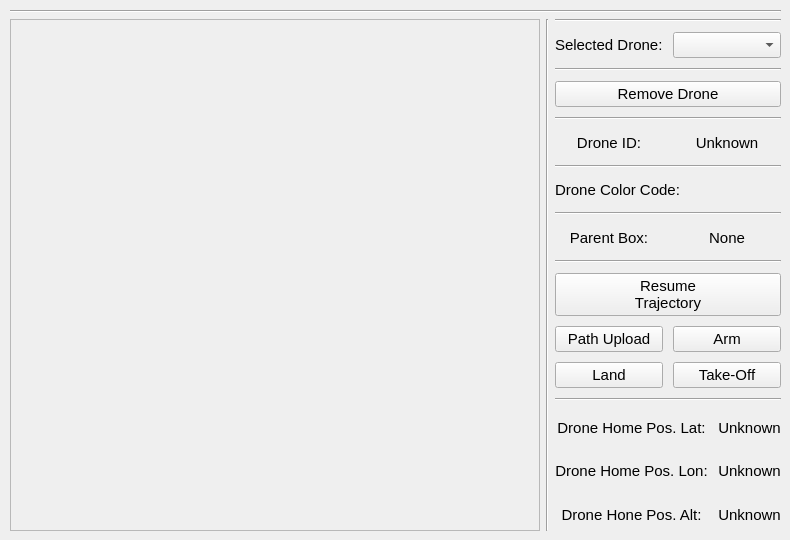
          <widget class="QWidget" name="drone_tab">
           <attribute name="icon">
            <iconset resource="../resources/resources.qrc">
             <normaloff>:/resources/icons/drone.png</normaloff>:/resources/icons/drone.png</iconset>
           </attribute>
           <attribute name="title">
            <string>Drone</string>
           </attribute>
           <widget class="QWidget" name="verticalLayoutWidget_2">
            <property name="geometry">
             <rect>
              <x>10</x>
              <y>10</y>
              <width>771</width>
              <height>521</height>
             </rect>
            </property>
            <layout class="QVBoxLayout" name="verticalLayout_4" stretch="0,10">
             <item>
              <widget class="Line" name="line_7">
               <property name="orientation">
                <enum>Qt::Horizontal</enum>
               </property>
              </widget>
             </item>
             <item>
              <layout class="QHBoxLayout" name="horizontalLayout_9" stretch="10,0,0">
               <item>
                <widget class="QFrame" name="frame_drone">
                 <property name="frameShape">
                  <enum>QFrame::StyledPanel</enum>
                 </property>
                 <property name="frameShadow">
                  <enum>QFrame::Raised</enum>
                 </property>
                </widget>
               </item>
               <item>
                <widget class="Line" name="line_15">
                 <property name="orientation">
                  <enum>Qt::Vertical</enum>
                 </property>
                </widget>
               </item>
               <item>
                <layout class="QVBoxLayout" name="verticalLayout_5" stretch="0,0,0,0,0,0,0,0,0,0,0">
                 <property name="spacing">
                  <number>10</number>
                 </property>
                 <item>
                  <widget class="Line" name="line_10">
                   <property name="orientation">
                    <enum>Qt::Horizontal</enum>
                   </property>
                  </widget>
                 </item>
                 <item>
                  <layout class="QHBoxLayout" name="horizontalLayout_12">
                   <item>
                    <widget class="QLabel" name="label">
                     <property name="font">
                      <font>
                       <pointsize>11</pointsize>
                       <weight>50</weight>
                       <bold>false</bold>
                      </font>
                     </property>
                     <property name="text">
                      <string>Selected Drone:</string>
                     </property>
                    </widget>
                   </item>
                   <item>
                    <widget class="QComboBox" name="droneComboBox">
                     <property name="font">
                      <font>
                       <pointsize>11</pointsize>
                       <weight>50</weight>
                       <bold>false</bold>
                      </font>
                     </property>
                    </widget>
                   </item>
                  </layout>
                 </item>
                 <item>
                  <widget class="Line" name="line_8">
                   <property name="orientation">
                    <enum>Qt::Horizontal</enum>
                   </property>
                  </widget>
                 </item>
                 <item>
                  <widget class="QPushButton" name="removeDroneButton">
                   <property name="font">
                    <font>
                     <pointsize>11</pointsize>
                     <weight>50</weight>
                     <bold>false</bold>
                    </font>
                   </property>
                   <property name="text">
                    <string>Remove Drone</string>
                   </property>
                   <property name="icon">
                    <iconset resource="../resources/resources.qrc">
                     <normaloff>:/resources/icons/remove_drone.png</normaloff>:/resources/icons/remove_drone.png</iconset>
                   </property>
                  </widget>
                 </item>
                 <item>
                  <widget class="Line" name="line_3">
                   <property name="orientation">
                    <enum>Qt::Horizontal</enum>
                   </property>
                  </widget>
                 </item>
                 <item>
                  <layout class="QVBoxLayout" name="verticalLayout_7">
                   <item>
                    <layout class="QHBoxLayout" name="horizontalLayout_10">
                     <item>
                      <widget class="QLabel" name="label_3">
                       <property name="font">
                        <font>
                         <pointsize>11</pointsize>
                         <weight>50</weight>
                         <bold>false</bold>
                        </font>
                       </property>
                       <property name="text">
                        <string>Drone ID:</string>
                       </property>
                       <property name="alignment">
                        <set>Qt::AlignCenter</set>
                       </property>
                      </widget>
                     </item>
                     <item>
                      <widget class="QLabel" name="droneIdLabel">
                       <property name="font">
                        <font>
                         <pointsize>11</pointsize>
                         <weight>50</weight>
                         <bold>false</bold>
                        </font>
                       </property>
                       <property name="text">
                        <string>Unknown</string>
                       </property>
                       <property name="alignment">
                        <set>Qt::AlignCenter</set>
                       </property>
                      </widget>
                     </item>
                    </layout>
                   </item>
                   <item>
                    <widget class="Line" name="line_6">
                     <property name="orientation">
                      <enum>Qt::Horizontal</enum>
                     </property>
                    </widget>
                   </item>
                   <item>
                    <layout class="QHBoxLayout" name="horizontalLayout_13">
                     <item>
                      <widget class="QLabel" name="label_5">
                       <property name="font">
                        <font>
                         <pointsize>11</pointsize>
                         <weight>50</weight>
                         <bold>false</bold>
                        </font>
                       </property>
                       <property name="text">
                        <string>Drone Color Code:</string>
                       </property>
                       <property name="alignment">
                        <set>Qt::AlignCenter</set>
                       </property>
                      </widget>
                     </item>
                     <item>
                      <widget class="QLabel" name="droneColorCodeLabel">
                       <property name="font">
                        <font>
                         <pointsize>11</pointsize>
                         <weight>50</weight>
                         <bold>false</bold>
                        </font>
                       </property>
                       <property name="text">
                        <string/>
                       </property>
                       <property name="alignment">
                        <set>Qt::AlignCenter</set>
                       </property>
                      </widget>
                     </item>
                    </layout>
                   </item>
                   <item>
                    <widget class="Line" name="line_9">
                     <property name="orientation">
                      <enum>Qt::Horizontal</enum>
                     </property>
                    </widget>
                   </item>
                   <item>
                    <layout class="QHBoxLayout" name="horizontalLayout_15">
                     <item>
                      <widget class="QLabel" name="label_6">
                       <property name="font">
                        <font>
                         <pointsize>11</pointsize>
                         <weight>50</weight>
                         <bold>false</bold>
                        </font>
                       </property>
                       <property name="text">
                        <string>Parent Box:</string>
                       </property>
                       <property name="alignment">
                        <set>Qt::AlignCenter</set>
                       </property>
                      </widget>
                     </item>
                     <item>
                      <widget class="QLabel" name="parentBoxLabel">
                       <property name="font">
                        <font>
                         <pointsize>11</pointsize>
                         <weight>50</weight>
                         <bold>false</bold>
                        </font>
                       </property>
                       <property name="text">
                        <string>None</string>
                       </property>
                       <property name="alignment">
                        <set>Qt::AlignCenter</set>
                       </property>
                      </widget>
                     </item>
                    </layout>
                   </item>
                  </layout>
                 </item>
                 <item>
                  <widget class="Line" name="line_23">
                   <property name="orientation">
                    <enum>Qt::Horizontal</enum>
                   </property>
                  </widget>
                 </item>
                 <item>
                  <widget class="QPushButton" name="resumeTrajectoryButton">
                   <property name="font">
                    <font>
                     <pointsize>11</pointsize>
                     <weight>50</weight>
                     <bold>false</bold>
                    </font>
                   </property>
                   <property name="text">
                    <string>Resume
Trajectory</string>
                   </property>
                   <property name="icon">
                    <iconset resource="../resources/resources.qrc">
                     <normaloff>:/resources/icons/resume.png</normaloff>:/resources/icons/resume.png</iconset>
                   </property>
                  </widget>
                 </item>
                 <item>
                  <layout class="QGridLayout" name="gridLayout_3">
                   <item row="1" column="0">
                    <widget class="QPushButton" name="pushButton_5">
                     <property name="font">
                      <font>
                       <pointsize>11</pointsize>
                       <weight>50</weight>
                       <bold>false</bold>
                      </font>
                     </property>
                     <property name="text">
                      <string>Path Upload</string>
                     </property>
                     <property name="icon">
                      <iconset resource="../resources/resources.qrc">
                       <normaloff>:/resources/icons/path.png</normaloff>:/resources/icons/path.png</iconset>
                     </property>
                    </widget>
                   </item>
                   <item row="1" column="1">
                    <widget class="QPushButton" name="pushButton">
                     <property name="font">
                      <font>
                       <pointsize>11</pointsize>
                       <weight>50</weight>
                       <bold>false</bold>
                      </font>
                     </property>
                     <property name="text">
                      <string>Arm</string>
                     </property>
                     <property name="icon">
                      <iconset resource="../resources/resources.qrc">
                       <normaloff>:/resources/icons/arm_drone.png</normaloff>:/resources/icons/arm_drone.png</iconset>
                     </property>
                    </widget>
                   </item>
                   <item row="4" column="1">
                    <widget class="QPushButton" name="pushButton_3">
                     <property name="font">
                      <font>
                       <pointsize>11</pointsize>
                       <weight>50</weight>
                       <bold>false</bold>
                      </font>
                     </property>
                     <property name="text">
                      <string>Take-Off</string>
                     </property>
                     <property name="icon">
                      <iconset resource="../resources/resources.qrc">
                       <normaloff>:/resources/icons/drone_takeoff.png</normaloff>:/resources/icons/drone_takeoff.png</iconset>
                     </property>
                    </widget>
                   </item>
                   <item row="4" column="0">
                    <widget class="QPushButton" name="pushButton_2">
                     <property name="font">
                      <font>
                       <pointsize>11</pointsize>
                       <weight>50</weight>
                       <bold>false</bold>
                      </font>
                     </property>
                     <property name="text">
                      <string>Land</string>
                     </property>
                     <property name="icon">
                      <iconset resource="../resources/resources.qrc">
                       <normaloff>:/resources/icons/drone_land.png</normaloff>:/resources/icons/drone_land.png</iconset>
                     </property>
                    </widget>
                   </item>
                  </layout>
                 </item>
                 <item>
                  <widget class="Line" name="line_16">
                   <property name="orientation">
                    <enum>Qt::Horizontal</enum>
                   </property>
                  </widget>
                 </item>
                 <item>
                  <layout class="QGridLayout" name="gridLayout_6">
                   <item row="1" column="0">
                    <widget class="QLabel" name="drone_longitude_label">
                     <property name="font">
                      <font>
                       <pointsize>11</pointsize>
                       <weight>50</weight>
                       <bold>false</bold>
                      </font>
                     </property>
                     <property name="text">
                      <string>Drone Home Pos. Lon:</string>
                     </property>
                     <property name="alignment">
                      <set>Qt::AlignCenter</set>
                     </property>
                    </widget>
                   </item>
                   <item row="0" column="0">
                    <widget class="QLabel" name="latitude_label">
                     <property name="font">
                      <font>
                       <pointsize>11</pointsize>
                       <weight>50</weight>
                       <bold>false</bold>
                      </font>
                     </property>
                     <property name="text">
                      <string>Drone Home Pos. Lat:</string>
                     </property>
                     <property name="alignment">
                      <set>Qt::AlignCenter</set>
                     </property>
                    </widget>
                   </item>
                   <item row="2" column="0">
                    <widget class="QLabel" name="altitude_label">
                     <property name="font">
                      <font>
                       <pointsize>11</pointsize>
                       <weight>50</weight>
                       <bold>false</bold>
                      </font>
                     </property>
                     <property name="text">
                      <string>Drone Hone Pos. Alt:</string>
                     </property>
                     <property name="alignment">
                      <set>Qt::AlignCenter</set>
                     </property>
                    </widget>
                   </item>
                   <item row="0" column="1">
                    <widget class="QLabel" name="drone_latitude_value_label">
                     <property name="font">
                      <font>
                       <pointsize>11</pointsize>
                       <weight>50</weight>
                       <bold>false</bold>
                      </font>
                     </property>
                     <property name="text">
                      <string>Unknown</string>
                     </property>
                     <property name="alignment">
                      <set>Qt::AlignCenter</set>
                     </property>
                    </widget>
                   </item>
                   <item row="1" column="1">
                    <widget class="QLabel" name="drone_longitude_value_label">
                     <property name="font">
                      <font>
                       <pointsize>11</pointsize>
                       <weight>50</weight>
                       <bold>false</bold>
                      </font>
                     </property>
                     <property name="text">
                      <string>Unknown</string>
                     </property>
                     <property name="alignment">
                      <set>Qt::AlignCenter</set>
                     </property>
                    </widget>
                   </item>
                   <item row="2" column="1">
                    <widget class="QLabel" name="drone_altitude_value_label">
                     <property name="font">
                      <font>
                       <pointsize>11</pointsize>
                       <weight>50</weight>
                       <bold>false</bold>
                      </font>
                     </property>
                     <property name="text">
                      <string>Unknown</string>
                     </property>
                     <property name="alignment">
                      <set>Qt::AlignCenter</set>
                     </property>
                    </widget>
                   </item>
                  </layout>
                 </item>
                </layout>
               </item>
              </layout>
             </item>
            </layout>
           </widget>
          </widget>
